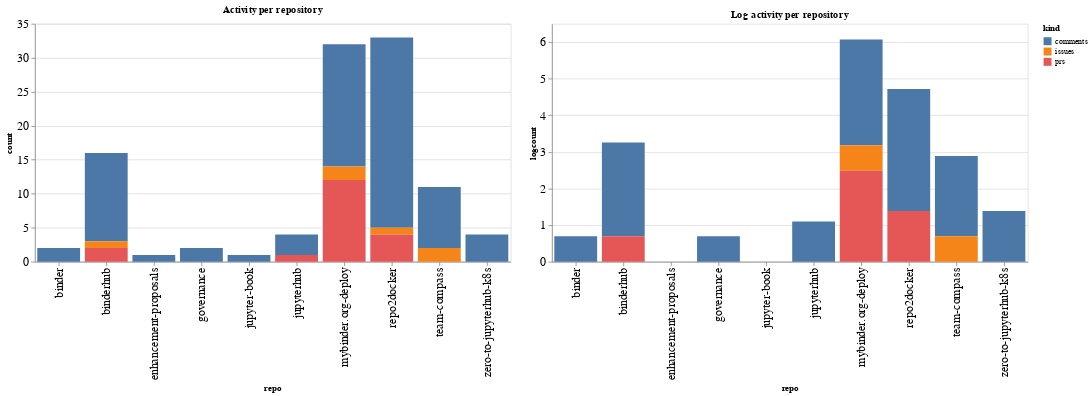

The cell this chart's notebook holds for it:
### Code cell
ch1 = alt.Chart(repo_summaries, width=600, title="Activity per repository").mark_bar().encode(
    x='repo',
    y='count',
    color='kind',
    tooltip="kind"
)

ch2 = alt.Chart(repo_summaries, width=600, title="Log activity per repository").mark_bar().encode(
    x='repo',
    y='logcount',
    color='kind',
    tooltip="kind"
)

ch1 | ch2

### Figure 1 — Vega-Lite specification as saved in the notebook (floating-point values rounded to 4 significant figures)
{"config": {"axisLeft": {"labelFontSize": 15}, "axisBottom": {"labelFontSize": 15}}, "hconcat": [{"mark": "bar", "encoding": {"color": {"type": "nominal", "field": "kind"}, "tooltip": {"type": "nominal", "field": "kind"}, "x": {"type": "nominal", "field": "repo"}, "y": {"type": "quantitative", "field": "count"}}, "title": "Activity per repository", "width": 600}, {"mark": "bar", "encoding": {"color": {"type": "nominal", "field": "kind"}, "tooltip": {"type": "nominal", "field": "kind"}, "x": {"type": "nominal", "field": "repo"}, "y": {"type": "quantitative", "field": "logcount"}}, "title": "Log activity per repository", "width": 600}], "data": {"name": "data-0b9226563e987e1c51ec3ebec6de9343"}, "$schema": "https://vega.github.io/schema/vega-lite/v4.8.1.json", "datasets": {"data-0b9226563e987e1c51ec3ebec6de9343": [{"repo": "binder", "kind": "comments", "count": 2, "logcount": 0.6931}, {"repo": "binderhub", "kind": "comments", "count": 13, "logcount": 2.565}, {"repo": "binderhub", "kind": "issues", "count": 1, "logcount": 0.0}, {"repo": "binderhub", "kind": "prs", "count": 2, "logcount": 0.6931}, {"repo": "enhancement-proposals", "kind": "comments", "count": 1, "logcount": 0.0}, {"repo": "governance", "kind": "comments", "count": 2, "logcount": 0.6931}, {"repo": "jupyter-book", "kind": "comments", "count": 1, "logcount": 0.0}, {"repo": "jupyterhub", "kind": "comments", "count": 3, "logcount": 1.099}, {"repo": "jupyterhub", "kind": "prs", "count": 1, "logcount": 0.0}, {"repo": "mybinder.org-deploy", "kind": "comments", "count": 18, "logcount": 2.89}, {"repo": "mybinder.org-deploy", "kind": "issues", "count": 2, "logcount": 0.6931}, {"repo": "mybinder.org-deploy", "kind": "prs", "count": 12, "logcount": 2.485}, {"repo": "repo2docker", "kind": "comments", "count": 28, "logcount": 3.332}, {"repo": "repo2docker", "kind": "issues", "count": 1, "logcount": 0.0}, {"repo": "repo2docker", "kind": "prs", "count": 4, "logcount": 1.386}, {"repo": "team-compass", "kind": "comments", "count": 9, "logcount": 2.197}, {"repo": "team-compass", "kind": "issues", "count": 2, "logcount": 0.6931}, {"repo": "zero-to-jupyterhub-k8s", "kind": "comments", "count": 4, "logcount": 1.386}]}}
